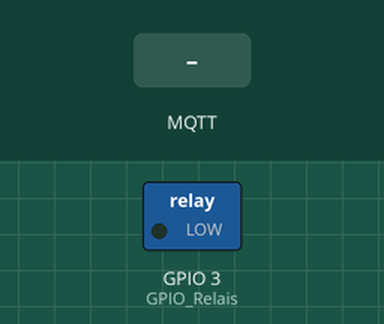
This sketch was run on a simulated ESP8266 (NodeMCU). Shown: switched loads named in the sketch (green lamp = pin HIGH). Inputs (shaded band) come from the test bench. WiFi joins after 1.5 s; servers stay silent unless stated; no MQTT or app messages arrive unless stated.

Above: at 2.7 s.
2.8 s: MQTT message "OFF" arrives on the first subscribed topic
At 3.1 s:
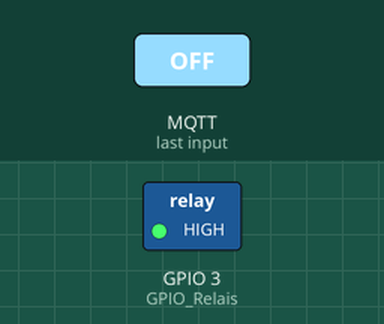
4.3 s: MQTT message "ON" arrives on the first subscribed topic
At 5.4 s:
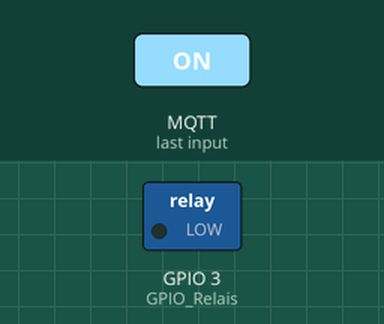
5.8 s: MQTT message "off" arrives on the first subscribed topic
At 6.6 s:
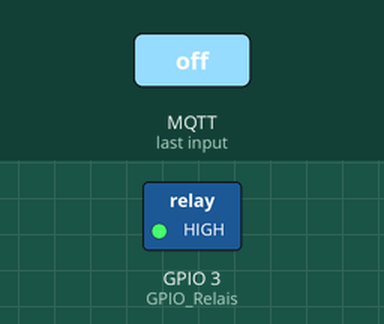
Timing chart, 0 to 8.8 s (numbered marks = the images above; inputs shaded):
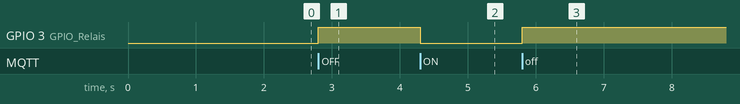

Measured:
- after the input at 2.8 s, GPIO 3 (GPIO_Relais): LOW → HIGH at once
- after the input at 4.3 s, GPIO 3 (GPIO_Relais): HIGH → LOW at once
- after the input at 5.8 s, GPIO 3 (GPIO_Relais): LOW → HIGH at once

The sketch:

aquarium.ino
```cpp
#include "User_config.h"
#include <PubSubClient.h>
#include <ESP8266WiFi.h>

#include <ArduinoOTA.h>
uint8_t GPIO_Relais = 3;
//adding this to bypass the problem of the arduino builder issue 50
void callback(char*topic, byte* payload,unsigned int length);

WiFiClient eClient;
// client parameters
PubSubClient client(mqtt_server, mqtt_port, callback, eClient);

//MQTT last attemps reconnection date
unsigned long lastReconnectAttempt = 0;
static int contador=0;

boolean reconnect() {
  // Loop until we're reconnected
  while (!client.connected()) {
    trc(F("MQTT connection...")); //F function enable to decrease sram usage
    #ifdef mqtt_user
      if (client.connect(mqtt_Client_Name, mqtt_user, mqtt_password, will_Topic, will_QoS, will_Retain, will_Message)) { // if an mqtt user is defined we connect to the broker with authentication
    #else
      if (client.connect(mqtt_Client_Name, will_Topic, will_QoS, will_Retain, will_Message)) {
    #endif
      trc(F("Connected to broker"));
      // Once connected, publish an announcement...
      client.publish(will_Topic,Gateway_AnnouncementMsg,will_Retain);
      // publish version
      client.publish(version_Topic,ESP_VERSION,will_Retain);
      //Subscribing to topic
      if (client.subscribe(subjectMQTTtoX)) {
       trc("subcribe " subjectMQTTtoX "ok");
      } else {
       trc("subcribe " subjectMQTTtoX "fail");
      }
    } else {
      trc(F("mqtt connect fail"));
      trc(F("failed, rc="));
      trc(String(client.state()));
      trc(F("try again in 5s"));
      // Wait 5 seconds before retrying
      delay(5000);
    }

  }
    contador++;
    String payload2="";
    payload2 = contador;
    client.publish(count_Topic ,(char*)payload2.c_str());
    trc(count_Topic " =");

  return client.connected();
}


void callback(char* topic, byte* payload, unsigned int len) {

    String c = String((char*)payload);
    c = c.substring(0,len);
    c.toUpperCase();


    if(c.indexOf("ON")>=0){
     trc("relay on");
     digitalWrite(GPIO_Relais, LOW);
     client.publish(subjectXtoMQTTt,"ON",will_Retain);

    }

  if(c.indexOf("OFF")>=0){
    trc("relay off");
    digitalWrite(GPIO_Relais, HIGH);
    client.publish(subjectXtoMQTTt,"OFF",will_Retain);
  }

}


void setup() {
  //
  Serial.begin(SERIAL_BAUD);
  //
  //pinMode(LED_BUILTIN, OUTPUT);     // Initialize the LED_BUILTIN pin as an output

  pinMode(GPIO_Relais, OUTPUT);


  //
  WiFi.begin(wifi_ssid, wifi_password);

  //
  while (WiFi.status() != WL_CONNECTED) {
    delay(500);
    trc(".");
  }
  reconnect();
  client.publish(subjectXtoMQTTt,"OFF",will_Retain);

  trc("");
  trc("WiFi connected");
  trc("IP address: ");
  trc(WiFi.localIP().toString());

    // Port defaults to 8266
    ArduinoOTA.setPort(ota_port);

    // Hostname defaults to esp8266-[ChipID]
    ArduinoOTA.setHostname(ESP_Name);

    // No authentication by default
    ArduinoOTA.setPassword(ota_password);

    ArduinoOTA.onStart([]() {
      trc(F("Start"));
    });
    ArduinoOTA.onEnd([]() {
      trc(F("\nEnd"));
    });
    ArduinoOTA.onProgress([](unsigned int progress, unsigned int total) {
      Serial.printf("Progress: %u%%\r", (progress / (total / 100)));
    });
    ArduinoOTA.onError([](ota_error_t error) {
      Serial.printf("Error[%u]: ", error);
      if (error == OTA_AUTH_ERROR) trc(F("Auth Failed"));
      else if (error == OTA_BEGIN_ERROR) trc(F("Begin Failed"));
      else if (error == OTA_CONNECT_ERROR) trc(F("Connect Failed"));
      else if (error == OTA_RECEIVE_ERROR) trc(F("Receive Failed"));
      else if (error == OTA_END_ERROR) trc(F("End Failed"));
    });
    ArduinoOTA.begin();

}

void loop()
{  ArduinoOTA.handle();
   unsigned long now = millis();
  //MQTT client connexion management
   if (!client.connected()) { // not connected
    if (now - lastReconnectAttempt > 5000) {
      lastReconnectAttempt = now;
      // Attempt to reconnect
      if (reconnect()) {
        lastReconnectAttempt = 0;
      }
    }
  } else {


    client.loop();
    ArduinoOTA.handle();
  }

}

//trace
void trc(String msg){
  if (TRACE) {
    Serial.println(msg);
  } else {
  client.publish(trace_Topic,(char*)msg.c_str());
  }
 }
```

User_config.h
```cpp
#include <HomeassistantMqtt.h>

#define SERIAL_BAUD 115200

/*-------------------VERSION----------------------*/
#define ESP_VERSION "1"
#define ESP_Name "Aquarium"
#define ESP_Funktion "switch"

/*-------------DEFINE YOUR NETWORK PARAMETERS BELOW----------------*/
//MQTT Parameters definition
#define mqtt_Client_Name ESP_Name
#define mqtt_Topic mqtt_Home ESP_Funktion mqtt_Back mqtt_Client_Name mqtt_Back
#define version_Topic mqtt_Topic "version"
#define will_Topic mqtt_Topic "LWT"
#define trace_Topic mqtt_Topic "Trace"
#define count_Topic mqtt_Topic "Count"
#define will_QoS 0
#define will_Retain true
#define will_Message "Offline"
#define Gateway_AnnouncementMsg "Online"
#define mqtt_Home "/home/"
#define mqtt_Back "/"


/*--------------MQTT general topics-----------------*/
// global MQTT subject listened by the gateway to execute commands (send RF, IR or others)
#define subjectMQTTtoX mqtt_Topic "commands/"
#define subjectXtoMQTTt mqtt_Topic "state"


/*-------------------ACTIVATE TRACES----------------------*/
#define TRACE 0  // 0= trace off 1 = trace on
```
